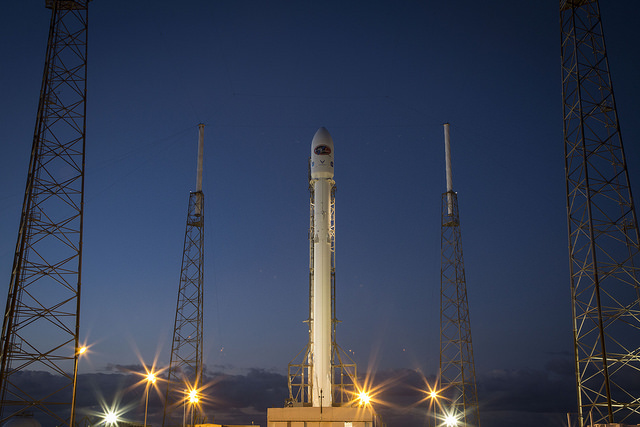
#> input picture skimage.data.rocket(), 640 x 427 px
$ jupyter execute 4GW17EC084_Shamya_G_DIP.ipynb
#> lines starting #> are read from the running program, lines starting #| are printed output that depends on the picture; after the words box and inside, x2 and y2 are one past the last pixel; in counts of white or black regions, pixels touching at a corner belong together
<a href="https://colab.research.google.com/github/ShamyaG/Image_Processing/blob/main/4GW17EC084_Shamya_G_DIP.ipynb" target="_parent"></a>

#Report

> On Image Processing and Scikit-image(Skimage) using Python and its libraries.

# Introducing Image Processing and scikit-image
> Jump into digital image structures and learn to process them! Extract data, transform and analyze images using NumPy and Scikit-image. With just a few lines of code, you will convert RGB images to grayscale, get data from them, obtain histograms containing very useful information, and separate objects from the background! This is the Summary of lecture "Image Processing in Python", via datacamp.

- toc: true
- badges: true
- comments: true
- author: Chanseok Kang
- categories: [Python, Datacamp, Scikit-Image, Vision]
- image: images/try_threshold.png

## Make images come alive with scikit-image
- Purpose
    - Visualization: Objects that are note visible
    - Image sharpening and restoration: A better image
    - Image retrieval: Seek for the image of interest
    - Measurement of pattern: Measures various objects
    - Image recognition: Distinguish objects in an image
- Scikit-Image
    - Easy to use
    - Make use of ML
    - Out of the box complex algorithm

**Import Images from data module using scikit_image (skimage)**

[cell 1]
import numpy as np
import matplotlib.pyplot as plt

[cell 2]
from skimage import data
rocket_image = data.rocket()
#> rocket_image is the input picture: shape (427, 640, 3); mean R, G, B 52.3, 61.3, 82.3

[cell 3]
rocket_image.size
#> Out = 819840

[cell 4]
rocket_image.shape
#> Out = (427, 640, 3)

[cell 5]
def show_image(image,title='Image',cmap_type='gray'):
  plt.imshow(image,cmap=cmap_type)
  plt.title(title)
  plt.axis('off')
  plt.show()

[cell 6]
from skimage import data
moon_img=data.moon()
horse_image=data.horse()
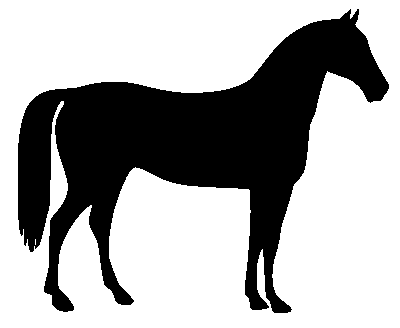
#> input picture skimage.data.horse(), 400 x 328 px
#> horse_image is the input picture: shape (328, 400) bool; 66.9% white; 1 black region, box (x1, y1, x2, y2) and area: (18, 9, 389, 313) 43412
show_image(moon_img,title='moon')
show_image(horse_image,'horse')
#We can access images present in data module by
#importing data module through skimage

### Is this gray or full of color?
Whats the main difference between the images shown below?


These images have been preloaded as coffee_image and coins_image from the scikit-image data module using:
```python
coffee_image = data.coffee()
coins_image = data.coins()
```

**Difference between Coffee Image and Coins Image**

[cell 7]
import numpy as np
import matplotlib.pyplot as plt

from skimage import data
coins_image = data.coins()
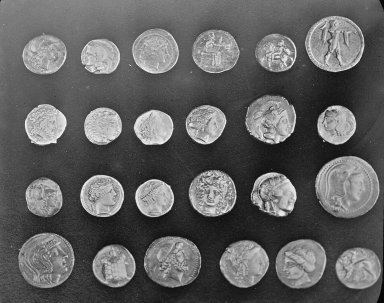
#> input picture skimage.data.coins(), 384 x 303 px
#> coins_image is the input picture: shape (303, 384); min 1, max 252, mean 96.9
coffee_image=data.coffee()
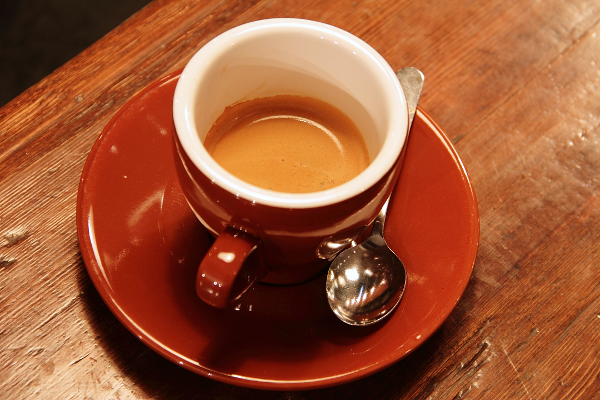
#> input picture skimage.data.coffee(), 600 x 400 px
#> coffee_image is the input picture: shape (400, 600, 3); mean R, G, B 158.6, 85.8, 51.5

[cell 8]
coffee_image.shape
#> Out = (400, 600, 3)

[cell 9]
coins_image.shape
#> Out = (303, 384)

[cell 10]
def show_image(image, title='Image', cmap_type='gray'):
    plt.imshow(image, cmap=cmap_type)
    plt.title(title)
    plt.axis('off')

[cell 11]
show_image(coins_image,'Coins',cmap_type='gray')

[cell 12]
show_image(coffee_image,'Cofee')

*The Coins Image has a shape of (303,384)*

*The Coffee Image has a shape of (400,600)with RGB-3*

Implies Coins image is grayscale and coffee has RGB-3

### RGB to grayscale
In this exercise you will load an image from scikit-image module data and make it grayscale, then compare both of them in the output.

RGB to Grayscale

[cell 13]
def show_image(image,title='Image',cmap_type='gray'):
  plt.imshow(image,cmap=cmap_type)
  plt.title(title)
  plt.axis('off')
  plt.show()

[cell 14]
# Import the modules from skimage
from skimage import data,color

# Load the rocket image
rocket = data.rocket()

# Convert the image to grayscale
gray_scaled_rocket = color.rgb2gray(rocket)

# Show the original image
show_image(rocket, 'Original RGB image')

# Show the grayscale image
show_image(gray_scaled_rocket, 'Grayscale image')

### Flipping out
As a prank, someone has turned an image from a photo album of a trip to Seville upside-down and back-to-front! Now, we need to straighten the image, by flipping it.

Using the NumPy methods learned in the course, flip the image horizontally and vertically. Then display the corrected image using the `show_image()` function.

[cell 15]
flipped_seville = plt.imread('/sevilleup.jpg')
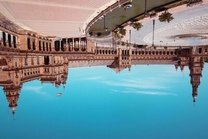
#> input picture sevilleup.jpg, 208 x 139 px, shrunk from 400 x 267 before the run, found by its file name
#> flipped_seville is the input picture: shape (139, 208, 3); mean R, G, B 113.5, 143, 151.2

# Flip the image vertically
seville_vertical_flip = np.flipud(flipped_seville)

# Flip the previous image horizontally
seville_horizontal_flip = np.fliplr(seville_vertical_flip)

# Show the resulting image
show_image(seville_horizontal_flip, 'Seville')

### Histograms
In this exercise, you will analyze the amount of red in the image. To do this, the histogram of the red channel will be computed for the image shown below:

Extracting information from images is a fundamental part of image enhancement. This way you can balance the red and blue to make the image look colder or warmer.

You will use `hist()` to display the 256 different intensities of the red color. And `ravel()` to make these color values an array of one flat dimension.

Remember that if we want to obtain the green color of an image we would do the following:

`green = image[:, :, 1]`

[cell 16]
image = plt.imread('/portrait.png')
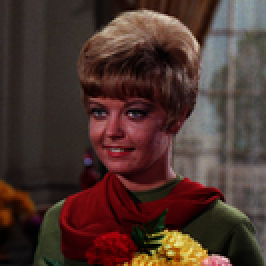
#> input picture portrait.png, 133 x 133 px, shrunk from 256 x 256 before the run, found by its file name (shown 2 times larger)
#> image is the input picture: shape (133, 133, 3) float32; mean R, G, B 0.297, 0.206, 0.182

# Obtain the red channel
red_channel = image[:, :, 0]

# Plot the the red histogram with bins in a range of 256
plt.hist(red_channel.ravel(), bins=256, color='red');

# Set title
plt.title('Red Histogram');
#> figure, not shown here; tallest bar 351 high, from x = 0.199 to 0.203

With this histogram we see that the image is quite reddish, meaning it has a sensation of warmness. This is because it has a wide and large distribution of bright red pixels, from 0 to around 150.

## Getting started with thresholding
- Thresholding
    - Partitioning an image into a foregraound and background
    - By making it black and white
    - Simplest method of image segmentation

### Apply global thresholding
Apply global thresholding
In this exercise, you'll transform a photograph to binary so you can separate the foreground from the background.

To do so, you need to import the required modules, load the image, obtain the optimal thresh value using `threshold_otsu()` and apply it to the image.

You'll see the resulting binarized image when using the `show_image()` function, previously explained.

[cell 17]
from skimage.filters import threshold_otsu

chess_pieces_image = plt.imread('/bw.jpg')
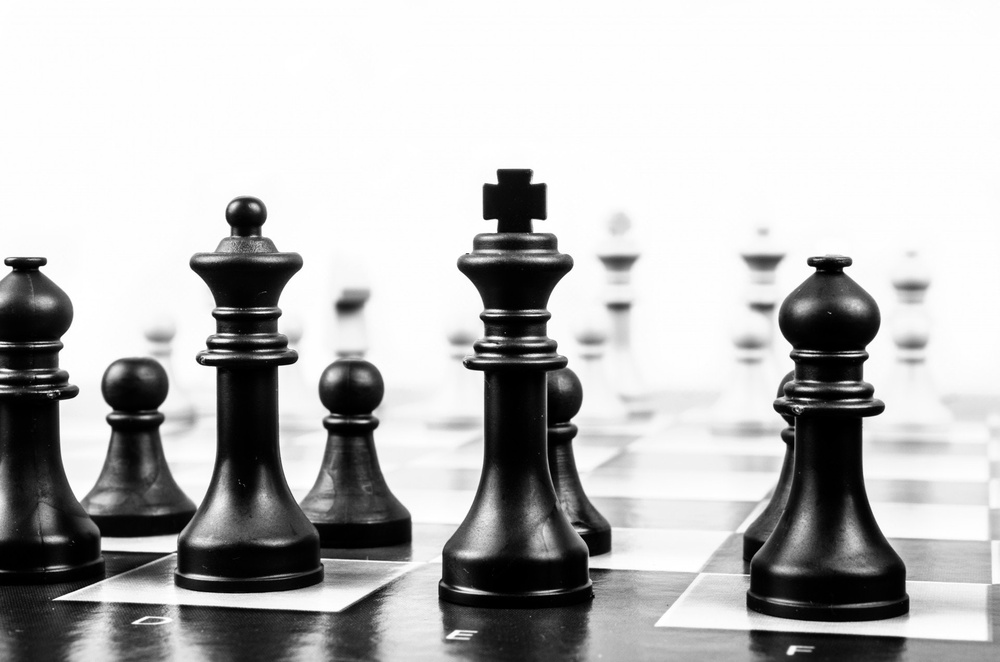
#> input picture bw.jpg, 1000 x 662 px, shrunk from 1920 x 1271 before the run, found by its file name
#> chess_pieces_image is the input picture: shape (662, 1000, 3); min 0, max 255, mean 185.6

# Make the image grayscale using rgb2gray
chess_pieces_image_gray = color.rgb2gray(chess_pieces_image)

# Obtain the optimal threshold value with otsu
thresh = threshold_otsu(chess_pieces_image_gray)
#> thresh = 0.553

# Apply thresholding to the image
binary = chess_pieces_image_gray > thresh
#> binary: shape (662, 1000) bool; 72% white; 81 black regions (58 under 20 px), largest, box (x1, y1, x2, y2) and area: (0, 197, 412, 662) 84422, (438, 169, 628, 662) 46653, (742, 257, 910, 622) 34860

# Show the image
show_image(binary, 'Binary image')

### When the background isn't that obvious
Sometimes, it isn't that obvious to identify the background. If the image background is relatively uniform, then you can use a global threshold value as we practiced before, using `threshold_otsu()`. However, if there's uneven background illumination, adaptive thresholding `threshold_local()` (a.k.a. local thresholding) may produce better results.

In this exercise, you will compare both types of thresholding methods (global and local), to find the optimal way to obtain the binary image we need.

[cell 18]
page_image = plt.imread('/text_page.png')
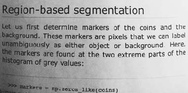
#> input picture text_page.png, 188 x 93 px, shrunk from 360 x 178 before the run, found by its file name
#> page_image is the input picture: shape (93, 188, 4) float32; mean R, G, B, A 0.671, 0.671, 0.671, 1

# Make the image grayscale using rgb2gray
page_image = color.rgb2gray(page_image)
#> page_image: shape (93, 188) float32

# Obtain the optimal otsu global thresh value
global_thresh = threshold_otsu(page_image)
#> global_thresh = 0.638

# Obtain the binary image by applying global thresholding
binary_global = page_image > global_thresh
#> binary_global: shape (93, 188) bool; 59% white; 81 black regions (54 under 20 px), largest, box (x1, y1, x2, y2) and area: (0, 0, 115, 93) 5602, (82, 25, 109, 31) 96, (65, 33, 92, 40) 96

# Show the binary image obtained
show_image(binary_global, 'Global thresholding')

[cell 19]
from skimage.filters import threshold_local

# Set the block size to 35
block_size = 35

# Obtain the optimal local thresholding
local_thresh = threshold_local(page_image, block_size, offset=0.1)

# Obtain the binary image by applying local thresholding
binary_local = page_image > local_thresh
#> binary_local: shape (93, 188) bool; 86% white; black in thin lines or dots

# Show the binary image
show_image(binary_local, 'Local thresholding')

### Trying other methods
As we saw in the video, not being sure about what thresholding method to use isn't a problem. In fact, scikit-image provides us with a function to check multiple methods and see for ourselves what the best option is. It returns a figure comparing the outputs of different global thresholding methods.

[cell 20]
from skimage.filters import try_all_threshold

fruits_image = plt.imread('/fruits-2.jpg')
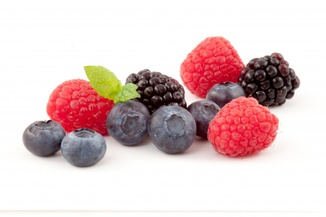
#> input picture fruits-2.jpg, 326 x 217 px, shrunk from 626 x 417 before the run, found by its file name
#> fruits_image is the input picture: shape (217, 326, 3); mean R, G, B 223.3, 201.1, 201.4

# Turn the fruits_image to grayscale
grayscale = color.rgb2gray(fruits_image)

# Use the try all method on the resulting grayscale image
fig, ax = try_all_threshold(grayscale, verbose=False);

### Apply thresholding
In this exercise, you will decide what type of thresholding is best used to binarize an image of knitting and craft tools. In doing so, you will be able to see the shapes of the objects, from paper hearts to scissors more clearly.

What type of thresholding would you use judging by the characteristics of the image? Is the background illumination and intensity even or uneven?

[cell 21]
tools_image = plt.imread('/shapes52.jpg')
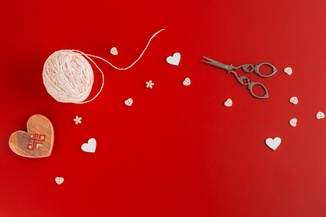
#> input picture shapes52.jpg, 326 x 217 px, shrunk from 626 x 417 before the run, found by its file name
#> tools_image is the input picture: shape (217, 326, 3); mean R, G, B 191.6, 23.3, 21.5

# Turn the image grayscale
gray_tools_image = color.rgb2gray(tools_image)

# Obtain the optimal thresh
thresh = threshold_otsu(gray_tools_image)
#> thresh = 0.456

# Obtain the binary image by applying thresholding
binary_image = gray_tools_image > thresh
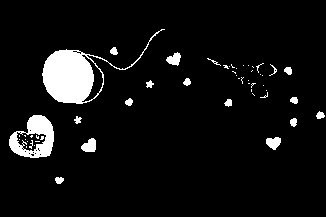
#> binary_image: shape (217, 326) bool; 6.5% white; 53 white regions (35 under 20 px), largest, box (x1, y1, x2, y2) and area: (42, 29, 165, 104) 2446, (9, 115, 54, 158) 1039, (81, 138, 96, 152) 153

# Show the resulting binary image
show_image(binary_image, 'Binarized image')
